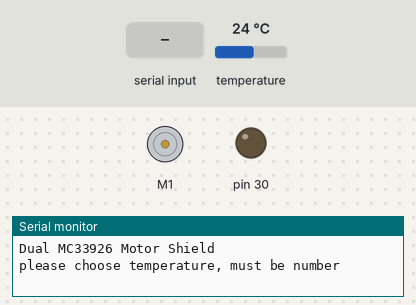
Bench run of a sketch on a simulated Arduino Mega 2560, built with avr-gcc and run on an emulated ATmega2560. Shown: DC motor (green arrow = forward, orange = backward, longer = faster), output pins drawn as LEDs (lit = HIGH), the last lines printed to the serial monitor. Inputs (shaded band) come from the test bench; at power-on: temperature 24 °C.

Above: at 0.9 s.
1.0 s: "x90\n" received over Serial
3.2 s: "f90\n" received over Serial
At 5.1 s:
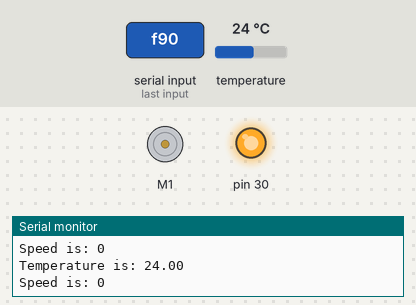
5.5 s: "s90\n" received over Serial
At 8.2 s:
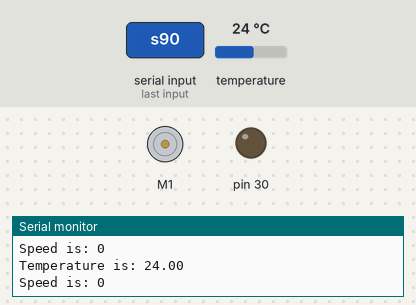
8.5 s: "f,45\n" received over Serial
At 10.5 s:
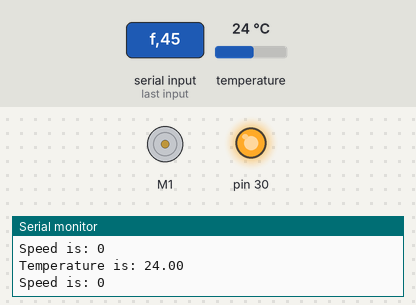
Timing chart, 0 to 12.0 s (numbered marks = the images above; inputs shaded):
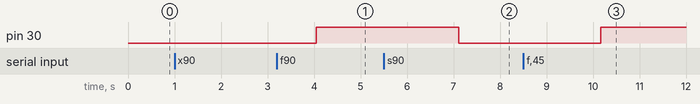

Measured:
- after the input at 3.2 s, pin 30: LOW → HIGH after 0.85 s
- after the input at 5.5 s, pin 30: HIGH → LOW after 1.6 s
- after the input at 8.5 s, pin 30: LOW → HIGH after 1.7 s

The sketch:

HeatSystemUsingDS18B20.ino
```cpp
//Include libraries
#include <PID_v1.h>
#include <OneWire.h>
#include <DallasTemperature.h>
#include "DualMC33926MotorShield.h"
// Data wire is plugged into pin 2 on the Arduino
#define ONE_WIRE_BUS 2
// Setup a oneWire instance to communicate with any OneWire devices (not just Maxim/Dallas temperature ICs)
OneWire oneWire(ONE_WIRE_BUS);
// Pass our oneWire reference to Dallas Temperature.
DallasTemperature sensors(&oneWire);
DualMC33926MotorShield md;
int i = 50;
int currentTime = 0;
int preTime = 0;
int timeDiff = 0; // timediff check if over 1sec yet
//********************
float prevTemp = 0;
double Setpoint, Input, Output;
PID myPID(&Input, &Output, &Setpoint,70,0,0, DIRECT);
void setTemp()
{
  int done = 0;
  int counter = 0;
  char stringB [5];
  char ch;
    Serial.println("please choose temperature, must be number");
        while(done == 0)
        {
          ch = Serial.read();
          if((isdigit(ch) == 1) || (ch == '.') )
          {
          stringB[counter] = ch;
          counter++;
          Serial.print("entered temperature is ");
          Serial.println(ch);
          }
          else if (isAlpha(ch) == 1)
          {
            if (ch == 'x')
            {
              Serial.println("done input");
              done = 1;
            }
          }
        }
        stringB[counter] = '\0';
        int temp = atoi(stringB);
        Setpoint = (double)temp;
        Serial.print("Input Temp is: ");
        Serial.print(Setpoint,4);
        Serial.println("C");
}
void setup(void)
{
  Serial.begin(9600); //Begin serial communication
  Serial.println("Arduino Digital Temperature // Serial Monitor Version"); //Print a message
  Serial.println("Dual MC33926 Motor Shield");
  md.init();
  sensors.begin();
  Setpoint = 65;
  myPID.SetOutputLimits(0, 400);
  myPID.SetMode(AUTOMATIC);
  pinMode(30, OUTPUT);
  setTemp();
  //You tell us that Output is always zero, but you don't tell us anything about Setpoint of Input.
  //If input is uniformly greater than Setpoint, Output will always be zero.  It looks like you're reading the setpoiont from an analog input.
}

void loop(void)
{
  // Send the command to get temperatures
  sensors.requestTemperatures();
  char ch ;

    ch =Serial.read();
    if(ch == 'a')
    {
      i = i + 20;
      Serial.print("speed is ");
      Serial.println(i);
    }
     else   if(ch == 'b')
    {
      i = i - 20;
      Serial.print("speed is ");
      Serial.println(i);
    }
    else if (ch == 'f')
    {
      digitalWrite(30,HIGH);
    }
        else if (ch == 's')
    {
      digitalWrite(30,LOW);
    }

  //Update value every 1 sec.
  int convSpeed = (int)Output;
  prevTemp = sensors.getTempCByIndex(0);
  Input = (double)prevTemp;
  myPID.Compute();
  if (convSpeed > 400)
  {
    Serial.println("cant above 400");
    convSpeed = 400;
  }
  else if (convSpeed < 0)
  {
    Serial.println("cant below 0");
    convSpeed = 0;
  }
  else
  {
  }
   md.setM1Speed(convSpeed);
  //************
      preTime  = currentTime;
    currentTime = millis();
    int actualTemp = prevTemp + 2;
    timeDiff = timeDiff + (currentTime-preTime);
    if (timeDiff > 1000)
      {
         Serial.print("Temperature is: ");
         Serial.println(prevTemp); // Why "byIndex"? You can have more than one IC on the same bus. 0 refers to the first IC on the wire
         timeDiff = 0;
         Serial.print("Speed is: ");
         Serial.println(convSpeed); // Why "byIndex"? You can have more than one IC on the same bus. 0 refers to the first IC on the wire
      }

}
```
